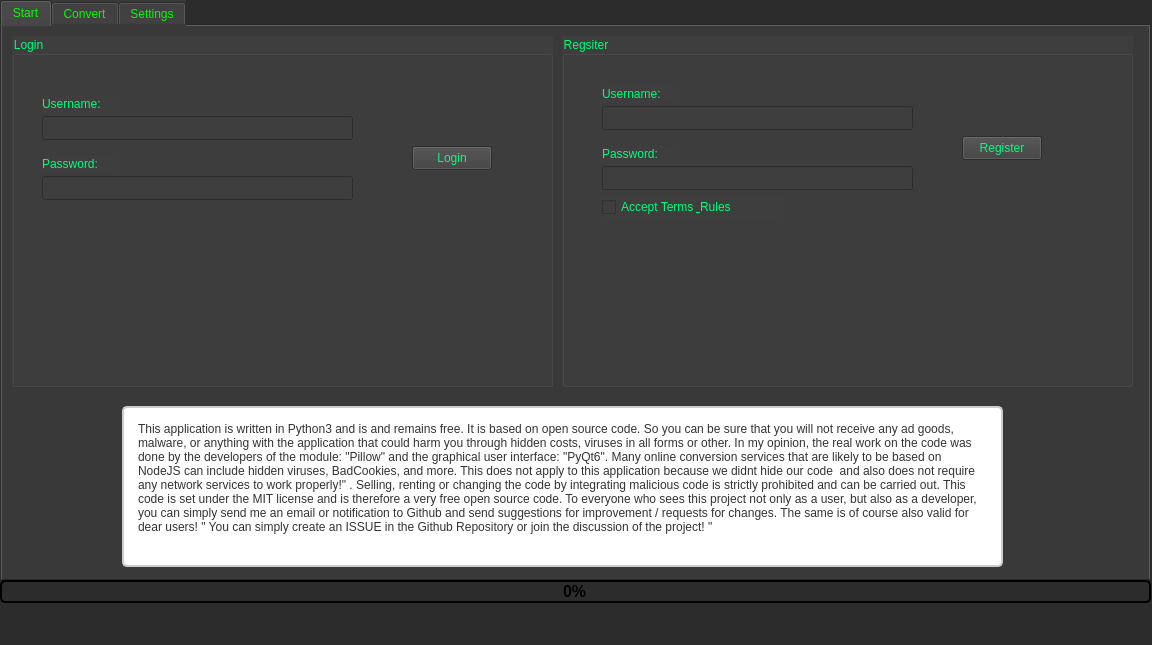
<?xml version="1.0" encoding="UTF-8"?>
<ui version="4.0">
 <class>MainWindow</class>
 <widget class="QMainWindow" name="MainWindow">
  <property name="geometry">
   <rect>
    <x>0</x>
    <y>0</y>
    <width>1152</width>
    <height>645</height>
   </rect>
  </property>
  <property name="windowTitle">
   <string>MainWindow</string>
  </property>
  <property name="styleSheet">
   <string notr="true">background-color: rgb(44, 44, 44);
</string>
  </property>
  <widget class="QWidget" name="centralwidget">
   <widget class="QTabWidget" name="tabWidget">
    <property name="geometry">
     <rect>
      <x>0</x>
      <y>0</y>
      <width>1151</width>
      <height>581</height>
     </rect>
    </property>
    <property name="styleSheet">
     <string notr="true">background-color: rgb(57, 57, 57);
color: rgb(0, 255, 0);</string>
    </property>
    <property name="currentIndex">
     <number>0</number>
    </property>
    <widget class="QWidget" name="tab_start">
     <attribute name="title">
      <string>Start</string>
     </attribute>
     <widget class="QTextBrowser" name="textBrowser">
      <property name="geometry">
       <rect>
        <x>120</x>
        <y>380</y>
        <width>881</width>
        <height>161</height>
       </rect>
      </property>
      <property name="styleSheet">
       <string notr="true">QTextBrowser {
    font-size: 14px; 
    font-family: Arial, sans-serif;
    color: #333333; /* Dunkelgrauer Text */
    background-color: #f9f9f9; /* Helles Grau für bessere Lesbarkeit */
    border: 1px solid #cccccc;
    border-radius: 5px;
    padding: 8px;
}
QTextBrowser {
    background-color: #ffffff;
    border: 2px solid #cccccc;
    border-radius: 5px;
    padding: 10px;
}

QScrollBar:vertical {
    border: none;
    background: #f0f0f0;
    width: 10px;
    margin: 2px 0 2px 0;
}

QScrollBar::handle:vertical {
    background: #999999;
    min-height: 20px;
    border-radius: 5px;
}

QScrollBar::handle:vertical:hover {
    background: #666666;
}

QScrollBar::add-line:vertical,
QScrollBar::sub-line:vertical {
    background: none;
    border: none;
}
</string>
      </property>
      <property name="documentTitle">
       <string>README</string>
      </property>
      <property name="html">
       <string>&lt;!DOCTYPE HTML PUBLIC &quot;-//W3C//DTD HTML 4.0//EN&quot; &quot;http://www.w3.org/TR/REC-html40/strict.dtd&quot;&gt;
&lt;html&gt;&lt;head&gt;&lt;meta name=&quot;qrichtext&quot; content=&quot;1&quot; /&gt;&lt;meta charset=&quot;utf-8&quot; /&gt;&lt;title&gt;README&lt;/title&gt;&lt;style type=&quot;text/css&quot;&gt;
p, li { white-space: pre-wrap; }
hr { height: 1px; border-width: 0; }
li.unchecked::marker { content: &quot;\2610&quot;; }
li.checked::marker { content: &quot;\2612&quot;; }
&lt;/style&gt;&lt;/head&gt;&lt;body style=&quot; font-family:'Arial','sans-serif'; font-size:14px; font-weight:400; font-style:normal;&quot;&gt;
&lt;p style=&quot; margin-top:0px; margin-bottom:0px; margin-left:0px; margin-right:0px; -qt-block-indent:0; text-indent:0px;&quot;&gt;&lt;span style=&quot; font-family:'Segoe UI'; font-size:9pt;&quot;&gt;This application is written in Python3 and is and remains free. It is based on open source code. So you can be sure that you will not receive any ad goods, malware, or anything with the application that could harm you through hidden costs, viruses in all forms or other. In my opinion, the real work on the code was done by the developers of the module: &amp;quot;Pillow&amp;quot; and the graphical user interface: &amp;quot;PyQt6&amp;quot;. Many online conversion services that are likely to be based on NodeJS can include hidden viruses, BadCookies, and more. This does not apply to this application because we didnt hide our code  and also does not require any network services to work properly!&amp;quot; . Selling, renting or changing the code by integrating malicious code is strictly prohibited and can be carried out. This code is set under the MIT license and is therefore a very free open source code. To everyone who sees this project not only as a user, but also as a developer, you can simply send me an email or notification to Github and send suggestions for improvement / requests for changes. The same is of course also valid for dear users! &amp;quot; You can simply create an ISSUE in the Github Repository or join the discussion of the project! &amp;quot; &lt;/span&gt;&lt;/p&gt;&lt;/body&gt;&lt;/html&gt;</string>
      </property>
      <property name="openLinks">
       <bool>false</bool>
      </property>
     </widget>
     <widget class="QWidget" name="widget" native="true">
      <property name="geometry">
       <rect>
        <x>620</x>
        <y>170</y>
        <width>120</width>
        <height>80</height>
       </rect>
      </property>
     </widget>
     <widget class="QGroupBox" name="groupBox_login">
      <property name="geometry">
       <rect>
        <x>10</x>
        <y>10</y>
        <width>541</width>
        <height>351</height>
       </rect>
      </property>
      <property name="styleSheet">
       <string notr="true">background-color: rgb(62, 62, 62);
color: rgb(0, 255, 119);</string>
      </property>
      <property name="title">
       <string>Login</string>
      </property>
      <widget class="QLineEdit" name="lineEdit">
       <property name="geometry">
        <rect>
         <x>30</x>
         <y>80</y>
         <width>311</width>
         <height>24</height>
        </rect>
       </property>
      </widget>
      <widget class="QLineEdit" name="lineEdit_2">
       <property name="geometry">
        <rect>
         <x>30</x>
         <y>140</y>
         <width>311</width>
         <height>24</height>
        </rect>
       </property>
      </widget>
      <widget class="QLabel" name="label_password">
       <property name="geometry">
        <rect>
         <x>30</x>
         <y>120</y>
         <width>71</width>
         <height>16</height>
        </rect>
       </property>
       <property name="text">
        <string>Password:</string>
       </property>
      </widget>
      <widget class="QLabel" name="label_username">
       <property name="geometry">
        <rect>
         <x>30</x>
         <y>60</y>
         <width>71</width>
         <height>16</height>
        </rect>
       </property>
       <property name="text">
        <string>Username:</string>
       </property>
      </widget>
      <widget class="QPushButton" name="login_Button">
       <property name="geometry">
        <rect>
         <x>400</x>
         <y>110</y>
         <width>80</width>
         <height>24</height>
        </rect>
       </property>
       <property name="text">
        <string>Login</string>
       </property>
      </widget>
     </widget>
     <widget class="QGroupBox" name="groupBox_register">
      <property name="geometry">
       <rect>
        <x>560</x>
        <y>10</y>
        <width>571</width>
        <height>351</height>
       </rect>
      </property>
      <property name="styleSheet">
       <string notr="true">background-color: rgb(62, 62, 62);
color: rgb(0, 255, 119);</string>
      </property>
      <property name="title">
       <string>Regsiter</string>
      </property>
      <widget class="QLineEdit" name="username_register_Input">
       <property name="geometry">
        <rect>
         <x>40</x>
         <y>70</y>
         <width>311</width>
         <height>24</height>
        </rect>
       </property>
      </widget>
      <widget class="QLineEdit" name="passowrd_register_INput">
       <property name="geometry">
        <rect>
         <x>40</x>
         <y>130</y>
         <width>311</width>
         <height>24</height>
        </rect>
       </property>
       <property name="inputMethodHints">
        <set>Qt::InputMethodHint::ImhHiddenText</set>
       </property>
      </widget>
      <widget class="QCheckBox" name="checkBox_terms_rules">
       <property name="geometry">
        <rect>
         <x>40</x>
         <y>160</y>
         <width>181</width>
         <height>22</height>
        </rect>
       </property>
       <property name="text">
        <string>Accept Terms &amp; Rules</string>
       </property>
      </widget>
      <widget class="QLabel" name="label_register_username">
       <property name="geometry">
        <rect>
         <x>40</x>
         <y>50</y>
         <width>71</width>
         <height>16</height>
        </rect>
       </property>
       <property name="text">
        <string>Username:</string>
       </property>
      </widget>
      <widget class="QLabel" name="label_register_password">
       <property name="geometry">
        <rect>
         <x>40</x>
         <y>110</y>
         <width>71</width>
         <height>16</height>
        </rect>
       </property>
       <property name="text">
        <string>Password:</string>
       </property>
      </widget>
      <widget class="QPushButton" name="register_Button">
       <property name="geometry">
        <rect>
         <x>400</x>
         <y>100</y>
         <width>80</width>
         <height>24</height>
        </rect>
       </property>
       <property name="text">
        <string>Register</string>
       </property>
      </widget>
     </widget>
    </widget>
    <widget class="QWidget" name="tab_convert">
     <attribute name="title">
      <string>Convert</string>
     </attribute>
     <widget class="QPushButton" name="convert_Button">
      <property name="geometry">
       <rect>
        <x>760</x>
        <y>190</y>
        <width>80</width>
        <height>24</height>
       </rect>
      </property>
      <property name="text">
       <string>Convert</string>
      </property>
     </widget>
     <widget class="QListWidget" name="listWidget_images_source">
      <property name="geometry">
       <rect>
        <x>30</x>
        <y>60</y>
        <width>481</width>
        <height>471</height>
       </rect>
      </property>
      <property name="acceptDrops">
       <bool>true</bool>
      </property>
      <property name="styleSheet">
       <string notr="true">background-color: rgb(62, 62, 62);
color: rgb(0, 255, 217);</string>
      </property>
     </widget>
     <widget class="QPushButton" name="load_images_Button">
      <property name="geometry">
       <rect>
        <x>1040</x>
        <y>60</y>
        <width>80</width>
        <height>24</height>
       </rect>
      </property>
      <property name="text">
       <string>Load</string>
      </property>
     </widget>
     <widget class="QLineEdit" name="load_images_Path">
      <property name="geometry">
       <rect>
        <x>540</x>
        <y>60</y>
        <width>481</width>
        <height>24</height>
       </rect>
      </property>
      <property name="styleSheet">
       <string notr="true">background-color: rgb(62, 62, 62);
color: rgb(0, 255, 119);</string>
      </property>
     </widget>
     <widget class="QLabel" name="label_load_images">
      <property name="geometry">
       <rect>
        <x>540</x>
        <y>30</y>
        <width>151</width>
        <height>21</height>
       </rect>
      </property>
      <property name="text">
       <string>Load images to convert:</string>
      </property>
     </widget>
     <widget class="QLabel" name="label_images_loaded">
      <property name="geometry">
       <rect>
        <x>30</x>
        <y>30</y>
        <width>151</width>
        <height>21</height>
       </rect>
      </property>
      <property name="text">
       <string>Images: loaded to convert:</string>
      </property>
     </widget>
     <widget class="QLabel" name="label_search_in_folder">
      <property name="geometry">
       <rect>
        <x>540</x>
        <y>110</y>
        <width>291</width>
        <height>21</height>
       </rect>
      </property>
      <property name="text">
       <string>Search and Select all supported images from a folder: </string>
      </property>
     </widget>
     <widget class="QLineEdit" name="load_images_from_folder_Path">
      <property name="geometry">
       <rect>
        <x>540</x>
        <y>140</y>
        <width>481</width>
        <height>24</height>
       </rect>
      </property>
      <property name="styleSheet">
       <string notr="true">background-color: rgb(62, 62, 62);
color: rgb(0, 255, 119);</string>
      </property>
     </widget>
     <widget class="QPushButton" name="load_images_from_folder_Button">
      <property name="geometry">
       <rect>
        <x>1040</x>
        <y>140</y>
        <width>80</width>
        <height>24</height>
       </rect>
      </property>
      <property name="text">
       <string>Load</string>
      </property>
     </widget>
     <widget class="QListWidget" name="listWidget_ico_Output">
      <property name="geometry">
       <rect>
        <x>550</x>
        <y>260</y>
        <width>571</width>
        <height>271</height>
       </rect>
      </property>
      <property name="acceptDrops">
       <bool>true</bool>
      </property>
      <property name="styleSheet">
       <string notr="true">background-color: rgb(62, 62, 62);
color: rgb(0, 255, 119);</string>
      </property>
     </widget>
     <widget class="QLabel" name="label_saved_ico">
      <property name="geometry">
       <rect>
        <x>550</x>
        <y>230</y>
        <width>241</width>
        <height>21</height>
       </rect>
      </property>
      <property name="text">
       <string>Converted ico file/files output</string>
      </property>
     </widget>
    </widget>
    <widget class="QWidget" name="tab_settings">
     <attribute name="title">
      <string>Settings</string>
     </attribute>
    </widget>
   </widget>
   <widget class="QProgressBar" name="progressBar">
    <property name="geometry">
     <rect>
      <x>0</x>
      <y>580</y>
      <width>1151</width>
      <height>23</height>
     </rect>
    </property>
    <property name="styleSheet">
     <string notr="true">QProgressBar {
        border: 2px solid #000;
        border-radius: 5px;
        text-align: center;
        font-size: 16px;  /* Schriftgröße */
        font-weight: bold; /* Fettgedruckt */
		color: black;
 }
 QProgressBar::chunk {
                background-color: rgb(255, 0, 98);  /* Ändert die Farbe des Fortschritts */
                width: 10px;
 }</string>
    </property>
    <property name="value">
     <number>0</number>
    </property>
   </widget>
  </widget>
  <widget class="QStatusBar" name="statusbar"/>
 </widget>
 <resources/>
 <connections/>
</ui>
